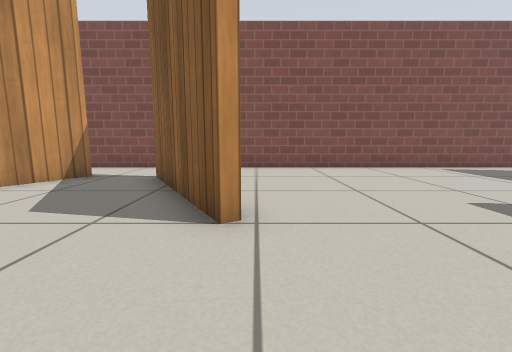
View 1 (above)

16 first-person views from a walk through a robot-simulator world made for Gazebo. The camera is 0.5 m above the floor, tilts 8° down and sees 90° across. Floor lines are 1 m apart. The floor is counted in squares, 0.5 m on a side. Each view is taken from the middle of a square. On the plan, view 1 faces up. The plan holds only what a view shows up to about 11 squares ahead; the rest is blank. Gazebo's built-in surfaces are drawn with simple patterns. Simple shapes stand in for some stock models.

View 2
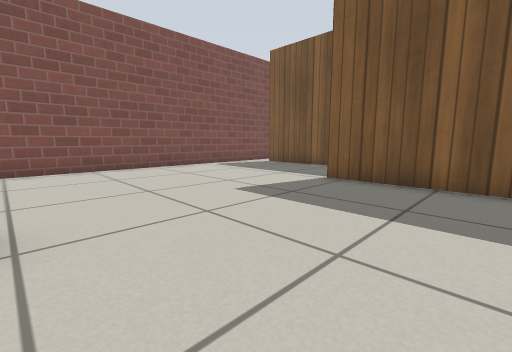

View 3
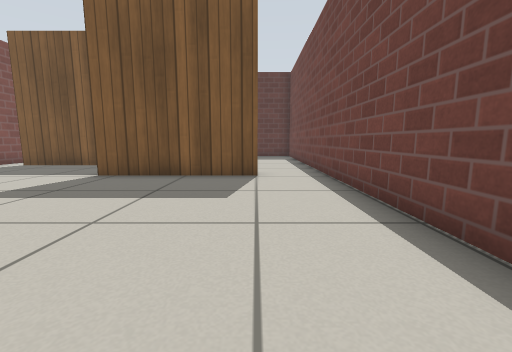

View 4
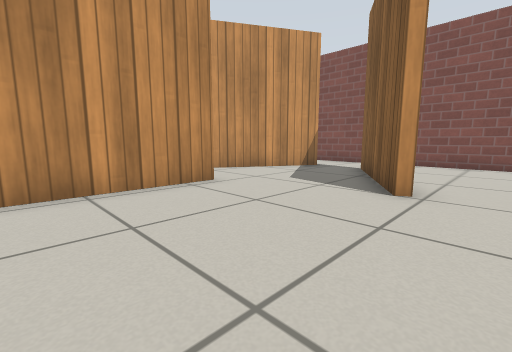

View 5
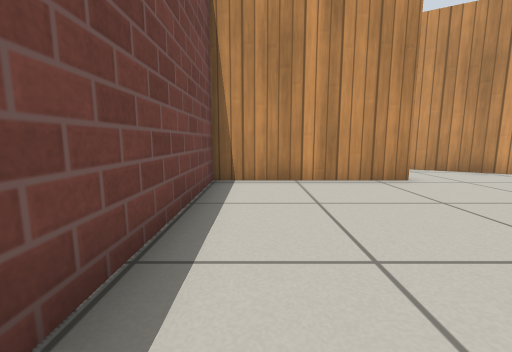

View 6
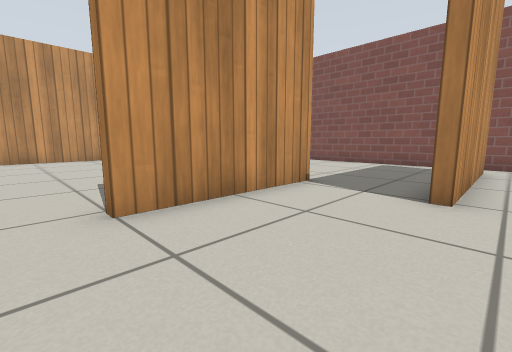

View 7
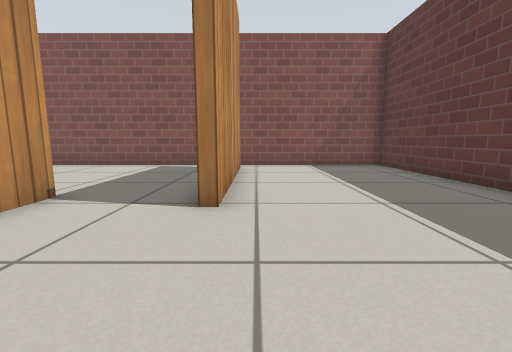

View 8
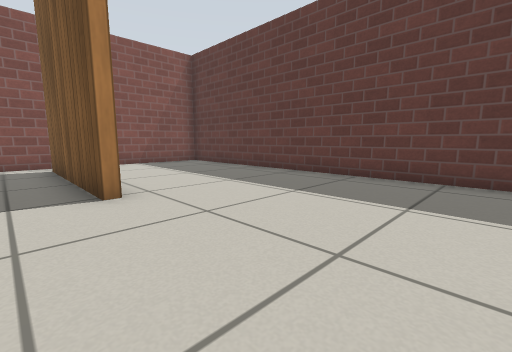

View 9
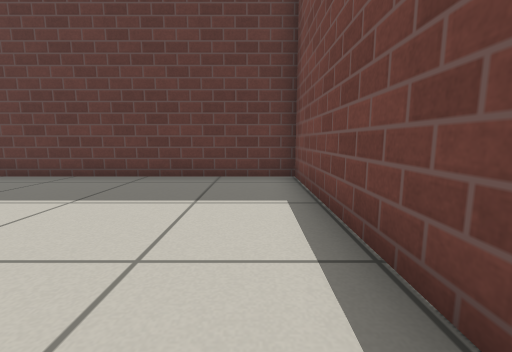

View 10
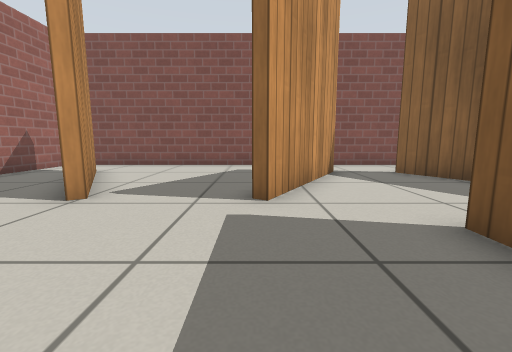

View 11
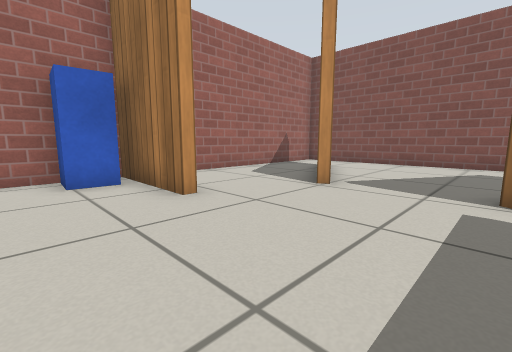

View 12
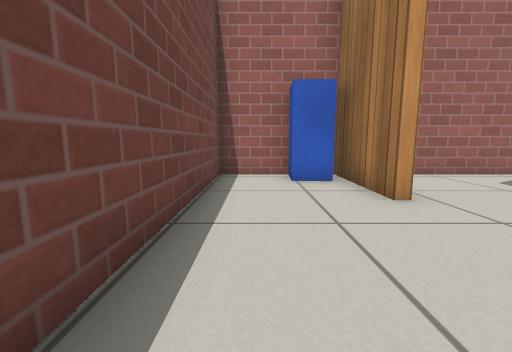

View 13
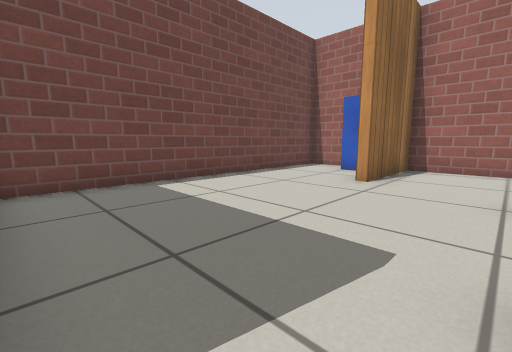

View 14
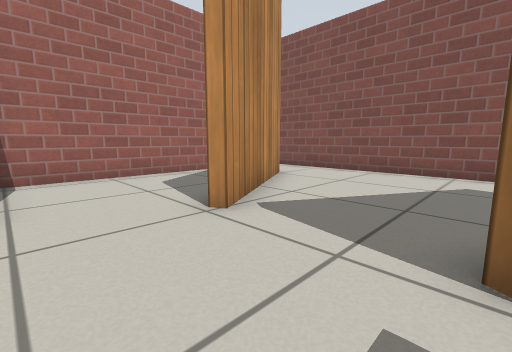

View 15
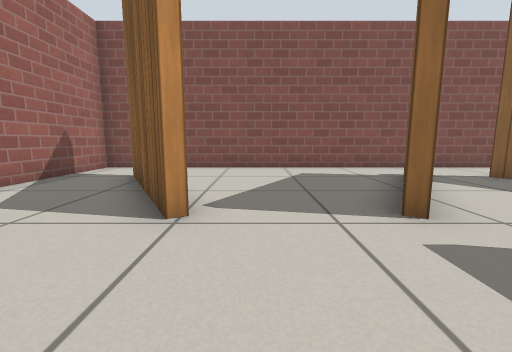

View 16
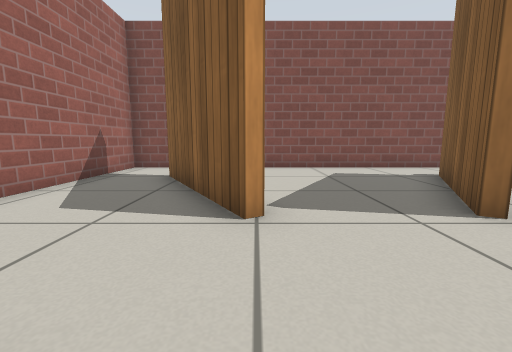

### Floor plan
Ten units are one square. View 1 is at (0, 0); x grows to the right and y downward. Boxes are objects, and circles mark ways between rooms. Rooms are numbered by the first view taken in them; rooms with no view inside come last. Other rooms are left out.
<svg viewBox="-150 -98 305 134">
<path fill="none" stroke="#000" d="M-4 -29 -17 -52M-43 -19 -43 31 56 31M61 11 61 -25M94 -82 94 -26M86 31 150 31 150 -93 85 -93M65 -25 65 11M56 31 86 31M-111 -3 -144 -3 -144 31 -49 31M-99 -33 -101 -31 -106 -39M-64 -39 -69 -31M-106 -39 -124 -71M-71 -32 -48 -72M-122 -72 -99 -33M-45 -71 -64 -39M-46 -13 -46 -19M-17 -52 -27 -69M-14 -93 -144 -93 -144 -6 -111 -6M65 -35 65 -25M61 -25 61 -35M85 -93 -14 -93M91 -26 91 -82"/>
<rect x="-145" y="-5" width="20" height="20" fill="#bbb"><title>postbox</title></rect>
<circle cx="60" cy="20" r="3" fill="#2a7"/>
<circle cx="-37" cy="-40" r="3" fill="#2a7"/>
<circle cx="30" cy="-30" r="3" fill="#2a7"/>
<circle cx="90" cy="0" r="3" fill="#2a7"/>
<circle cx="90" cy="-90" r="3" fill="#2a7"/>
<circle cx="75" cy="-30" r="3" fill="#2a7"/>
<circle cx="-120" cy="-25" r="3" fill="#2a7"/>
<circle cx="-50" cy="-25" r="3" fill="#2a7"/>
<circle cx="-85" cy="-40" r="3" fill="#2a7"/>
<circle cx="-20" cy="-85" r="3" fill="#2a7"/>
<text x="0" y="0">1</text>
<text x="120" y="-30">2</text>
<text x="70" y="0">3</text>
<text x="-90" y="0">4</text>
<text x="-90" y="-60">5</text>
<text x="40" y="-60">6</text>
</svg>
Room 1 opens to room 3. Room 1 opens to room 5. Room 1 opens to room 6. Room 2 opens to room 3. Room 2 opens to room 6. Room 3 opens to room 6. Room 4 opens to room 5. Room 5 opens to room 6.

Where each view was taken, in squares from view 1:
view 1: 0 up, 0 right, facing up
view 2: 0 up, 0 right, facing up-right
view 3: 1 down, 1 left, facing right
view 4: 2 down, 1 right, facing up-left
view 5: 2 down, 2 right, facing left
view 6: 2 down, 10 right, facing up-left
view 7: 1 down, 10 right, facing up
view 8: 2 down, 8 right, facing up-right
view 9: 2 down, 8 right, facing right
view 10: 1 down, 7 left, facing up
view 11: 2 down, 7 left, facing up-left
view 12: 2 down, 7 left, facing left
view 13: 3 up, 5 left, facing down-left
view 14: 1 up, 7 left, facing up-left
view 15: 0 up, 9 left, facing up
view 16: 0 up, 10 left, facing up
